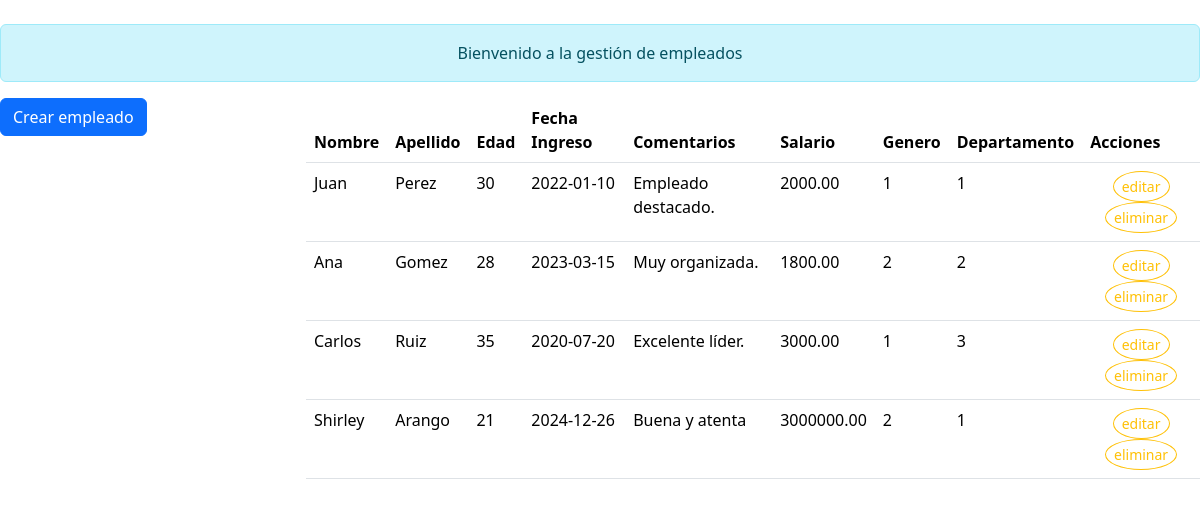
The page / on the database its author committed.
### tables this page shows
CREATE TABLE `empleados` (
  `id` int(11) NOT NULL,
  `nombres` varchar(255) NOT NULL,
  `apellidos` varchar(255) NOT NULL,
  `edad` int(11) NOT NULL,
  `fecha_ingreso` date NOT NULL,
  `comentarios` text DEFAULT NULL,
  `genero_id` int(11) NOT NULL,
  `departamento_id` int(11) NOT NULL,
  `salario` decimal(10,2) DEFAULT NULL
);

### Controladores/plantilla.controlador.php (called while the page is built, shortened)
<?php
class ControladorPlantilla
{
    public static function ctrTraerPlatilla()
    {
        include "Vistas/plantilla.php";
    }
    public static function ctrMostrarElementos($tabla)
    {
        $respuesta = ModeloPlantilla::mdlMostrarElementos($tabla);
        return $respuesta;
    }
}

### index.php (called while the page is built)
<?php
require_once "Controladores/Plantilla.controlador.php";
require_once "Modelos/plantilla.modelo.php";
$plantilla = new ControladorPlantilla();
$plantilla -> ctrTraerPlatilla();

### Modelos/conexion.php (called while the page is built)
<?php
class Conexion{
	static public function conectar(){
		include "config.php";
		$link = new PDO("mysql:host=".$configuracionesBDlocal['conexion']['host'].";dbname=".$configuracionesBDlocal['conexion']['dbname'],$configuracionesBDlocal['conexion']['usuario'],$configuracionesBDlocal['conexion']['contrasena']);
		$link->exec("set names utf8");
		return $link;
	}
}

### Modelos/plantilla.modelo.php (called while the page is built, shortened)
<?php
require_once "conexion.php";
class ModeloPlantilla
{
    public static function mdlMostrarElementos($tabla)
    {
            $sql  = "SELECT * FROM $tabla";
            $stmt = Conexion::conectar()->prepare($sql);
            if ($stmt->execute()) {
                return $stmt->fetchAll();
            } else {
                echo "\nPDOStatement::errorInfo():\n";
                $arr = $stmt->errorInfo();
                print_r($arr);
            }
    }
}

### Vistas/plantilla.php (the view, shortened to what this page needs)
<?php
$mostrarEmpleados = ControladorPlantilla::ctrMostrarElementos("empleados")
?>
<!DOCTYPE html>
<html lang="en">
<head>
    <link href="https://cdn.jsdelivr.net/npm/bootstrap@5.3.3/dist/css/bootstrap.min.css" rel="stylesheet">
    <link href="https://cdn.jsdelivr.net/npm/select2@4.1.0/dist/css/select2.min.css" rel="stylesheet" />
</head>
<body>
    <br>
    <div class="row">
        <div class="col-12">
            <center><div class="alert alert-info" role="alert">
            Bienvenido a la gestión de empleados
</div></center>
        </div>
        <div class="col-3">
            <button type="button" class="btn btn-primary" data-bs-toggle="modal" data-bs-target="#exampleModal">
                Crear empleado
            </button>
        </div>
        <div class="col-9">
            <table class="table" id="tablaempleados">
                <thead>
                    <tr>
                        <th scope="col">Nombre</th>
                        <th scope="col">Apellido</th>
                        <th scope="col">Edad</th>
                        <th scope="col">Fecha Ingreso</th>
                        <th scope="col">Comentarios</th>
                        <th scope="col">Salario</th>
                        <th scope="col">Genero</th>
                        <th scope="col">Departamento</th>
                        <th scope="col">Acciones</th>
                    </tr>
                </thead>
                <tbody>
                    <?php foreach (
                        $mostrarEmpleados as $key =>
                        $value
                    ) : ?>
                        <tr>
                            <td>
                                <?php echo $value['nombres'] ?>
                            </td>
                            <td>
                                <?php echo $value['apellidos'] ?>
                            </td>
                            <td>
                                <?php echo $value['edad'] ?>
                            </td>
                            <td>
                                <?php echo $value['fecha_ingreso'] ?>
                            </td>
                            <td>
                                <?php echo $value['comentarios'] ?>
                            </td>
                            <td>
                                <?php echo $value['salario'] ?>
                            </td>
                            <td>
                                <?php echo $value['genero_id'] ?>
                            </td>
                            <td>
                                <?php echo $value['departamento_id'] ?>
                            </td>
                            <td class="text-center">
                                <a class="btn btn-outline-warning btn-sm  rounded-circle editarEmpleado" data-bs-toggle="modal" data-bs-target="#editarEmpleado" data-toggle="modal" href="javascript:void(0);" idempleado="<?php echo $value['id'] ?>">editar
                                </a>
                                <a class="btn btn-outline-warning btn-sm  rounded-circle EliminarEmpleado" href="javascript:void(0);" idempleado="<?php echo $value['id'] ?>">eliminar
                                </a>
                            </td>
                        </tr>
                    <?php endforeach ?>
                </tbody>
            </table>
        </div>
    </div>
</body>
</html>

### rows shown on the page
empleados: nombres "Juan", apellidos "Perez", edad "30", fecha_ingreso "2022-01-10", comentarios "Empleado destacado.", salario "2000.00", genero "1", departamento "1"
empleados: nombres "Ana", apellidos "Gomez", edad "28", fecha_ingreso "2023-03-15", comentarios "Muy organizada.", salario "1800.00", genero "2", departamento "2"
empleados: nombres "Carlos", apellidos "Ruiz", edad "35", fecha_ingreso "2020-07-20", comentarios "Excelente líder.", salario "3000.00", genero "1", departamento "3"
empleados: nombres "Shirley", apellidos "Arango", edad "21", fecha_ingreso "2024-12-26", comentarios "Buena y atenta", salario "3000000.00", genero "2", departamento "1"
